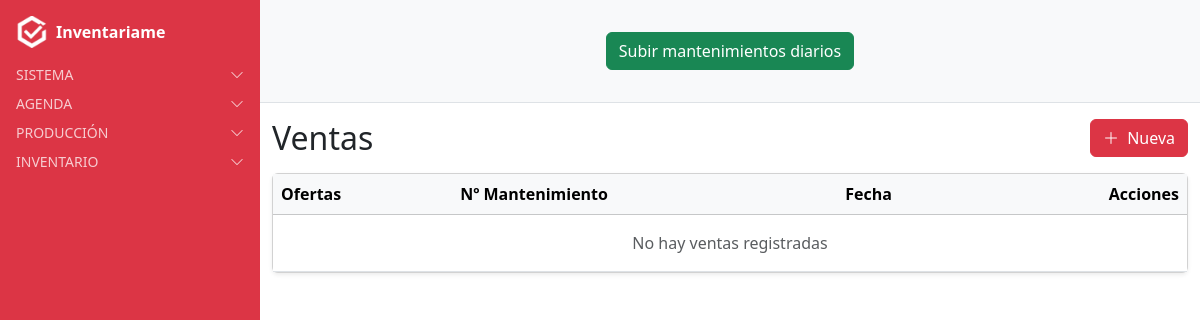
Before: /sales/ventas/ (signed in) with the older database file.
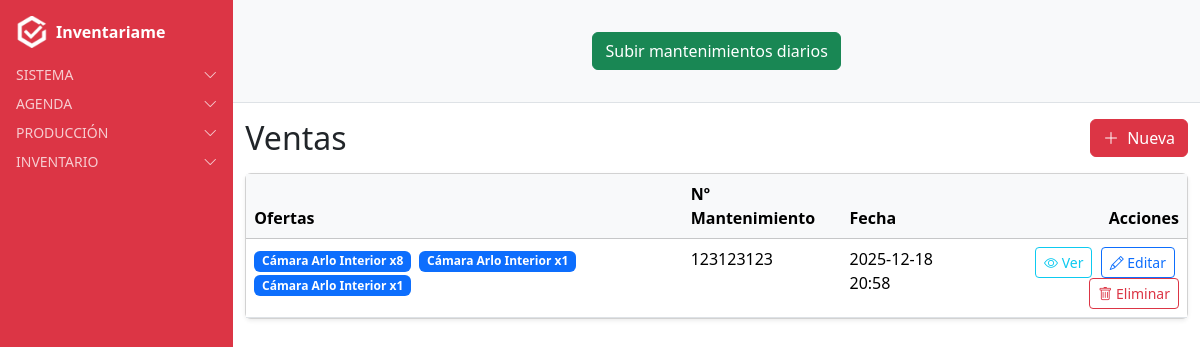
After: the same page with the newer database file.
### sales/models.py (models this page shows, shortened)
class VentaOferta(models.Model):
    venta = models.ForeignKey(Venta, on_delete=models.CASCADE, related_name="venta_ofertas")
    oferta = models.ForeignKey(Oferta, on_delete=models.CASCADE)
    cantidad = models.PositiveIntegerField(default=1)
    class Meta:
        unique_together = ("venta", "oferta")  # ✅ evita duplicados de la misma oferta en una venta

class Venta(models.Model):
    usuario = models.ForeignKey(settings.AUTH_USER_MODEL, on_delete=models.CASCADE)
    fecha = models.DateTimeField(auto_now_add=True)
    ofertas = models.ManyToManyField(Oferta, through="VentaOferta", related_name="ventas")
    mantenimiento_numero = models.IntegerField(null=True, blank=True, help_text="Número de mantenimiento asociado (opcional)")
    ppa = models.BooleanField(default=False, help_text="Marcar si la venta ha convertido PPA")

### oferta/models.py (models this page shows, shortened)
class Oferta(models.Model):
    nombre = models.CharField(max_length=150)
    referencia = models.ForeignKey(
        Referencia,
        on_delete=models.CASCADE,
        related_name="ofertas",
        default=1
    )
    valor = models.IntegerField(
        choices=[(3, "0 + 3"), (4, "0 + 4"), (5, "0 + 5"), (7, "0 + 7"), (10, "0 + 10")],
        help_text="Selecciona uno de los valores permitidos"
    )
    class Meta:
        verbose_name = "Oferta"
        verbose_name_plural = "Ofertas"
        ordering = ["nombre"]

### sales/views.py (the view)
# urls.py: path('ventas/', VentaListView.as_view(), name='venta_list'),
class VentaListView(GroupVisibilityMixin, ListView):
    model = Venta
    template_name = "sales/ventas_list.html"

### users/context_processors.py (called while the page is built)
def alertas_processor(request):
    if not request.user.is_authenticated:
        return {}
    ahora = timezone.now()
    proximas_con_recordatorio = Cita.objects.filter(
        usuario=request.user, recordatorio=True,
        fecha__gte=ahora, fecha__lte=ahora + timedelta(days=1)
    )
    if proximas_con_recordatorio.exists():
        return {"alertas": f"Tienes {proximas_con_recordatorio.count()} cita(s) con recordatorio en 24h"}
    return {}

### users/mixins.py (called while the page is built)
    def get_queryset(self):
        qs = super().get_queryset()
        perfil = getattr(self.request.user, "perfil", None)
        if not perfil:
            return qs.none()
        if perfil.tipo_usuario == "grupo" and perfil.grupo_django:
            return qs.filter(**{f"{self.owner_field_name}__groups": perfil.grupo_django})
        return qs.filter(**{self.owner_field_name: self.request.user})

### templates/sales/ventas_list.html
{% extends "base.html" %}
{% block content_authenticated %}
<div class="d-flex align-items-center justify-content-between mb-3">
  <h2 class="mb-0">Ventas</h2>
  <a class="btn btn-danger" href="{% url 'venta_create' %}">
    <i class="bi bi-plus-lg me-1"></i> Nueva
  </a>
</div>
<div class="card shadow-sm">
  <div class="card-body p-0">
    <table class="table table-hover mb-0">
      <thead class="table-light">
        <tr>
          <th>Ofertas</th>
          <th>Nº Mantenimiento</th>
          <th>Fecha</th>
          <th class="text-end">Acciones</th>
        </tr>
      </thead>
      <tbody>
        {% for obj in object_list %}
        <tr>
          <td>
            {% if obj.venta_ofertas.all %}
              {% for vo in obj.venta_ofertas.all %}
                <span class="badge bg-primary me-1">
                  {{ vo.oferta.nombre }} x{{ vo.cantidad }}
                </span>
              {% endfor %}
            {% else %}
              <span class="text-muted">Sin ofertas</span>
            {% endif %}
          </td>
          <td>
            {% if obj.mantenimiento_numero %}
              {{ obj.mantenimiento_numero }}
            {% else %}
              <span class="text-muted">—</span>
            {% endif %}
          </td>
          <td>{{ obj.fecha|date:"Y-m-d H:i" }}</td>
          <td class="text-end">
            <a href="{% url 'venta_detail' obj.pk %}" class="btn btn-sm btn-outline-info me-1">
              <i class="bi bi-eye"></i> Ver
            </a>
            <a href="{% url 'venta_update' obj.pk %}" class="btn btn-sm btn-outline-primary me-1">
              <i class="bi bi-pencil"></i> Editar
            </a>
            <a href="{% url 'venta_delete' obj.pk %}" class="btn btn-sm btn-outline-danger">
              <i class="bi bi-trash"></i> Eliminar
            </a>
          </td>
        </tr>
        {% empty %}
        <tr>
          <td colspan="4" class="text-center text-muted py-3">No hay ventas registradas</td>
        </tr>
        {% endfor %}
      </tbody>
    </table>
  </div>
</div>
{% endblock %}

### templates/base.html (shortened to what this page needs)
{% load static %}
<!DOCTYPE html>
<html lang="es" data-theme="light">
<head>
  {% include "includes/head.html" %}
</head>
<body class="d-flex">
{% if request.user.is_authenticated %}
  {% include "includes/sidebar.html" %}
  <main class="flex-grow-1">
    {% include "includes/navbar_authenticated.html" %}
    <section class="container py-3">
      {% block content_authenticated %}{% endblock %}
    </section>
  </main>
{% endif %}
</body>
</html>

### templates/includes/head.html (shortened to what this page needs)
{% load static %}
<link href="https://cdn.jsdelivr.net/npm/bootstrap@5.3.2/dist/css/bootstrap.min.css" rel="stylesheet">
<link rel="stylesheet" href="{% static 'css/dashboard.css' %}">
<link rel="stylesheet" href="https://cdn.jsdelivr.net/npm/bootstrap-icons@1.11.1/font/bootstrap-icons.css">

### templates/includes/sidebar.html (shortened to what this page needs)
{% load static %}
<aside id="sidebar" class="sidebar bg-danger text-white p-3">
  <div class="d-flex align-items-center mb-3">
    <a href="{% url 'home' %}" class="d-flex align-items-center text-white text-decoration-none">
      <img src="{% static 'img/logo.png' %}" alt="Logo" class="logo-img me-2 logo-anim">
      <strong class="d-none d-lg-inline">Inventariame</strong>
    </a>
  </div>
  <div class="sidebar-section text-uppercase small opacity-75 mb-2">
    <a class="text-white text-decoration-none d-flex justify-content-between align-items-center"
      data-bs-toggle="collapse" href="#sistemaMenu" role="button" aria-expanded="false" aria-controls="sistemaMenu">
      Sistema <i class="bi bi-chevron-down"></i>
    </a>
  </div>
  <div class="sidebar-section text-uppercase small opacity-75 mb-2">
    <a class="text-white text-decoration-none d-flex justify-content-between align-items-center"
      data-bs-toggle="collapse" href="#agendaMenu" role="button" aria-expanded="false" aria-controls="agendaMenu">
      Agenda <i class="bi bi-chevron-down"></i>
    </a>
  </div>
  <div class="sidebar-section text-uppercase small opacity-75 mb-2">
    <a class="text-white text-decoration-none d-flex justify-content-between align-items-center"
      data-bs-toggle="collapse" href="#produccionMenu" role="button" aria-expanded="false" aria-controls="produccionMenu">
      Producción <i class="bi bi-chevron-down"></i>
    </a>
  </div>
  <div class="sidebar-section text-uppercase small opacity-75 mb-2">
    <a class="text-white text-decoration-none d-flex justify-content-between align-items-center"
      data-bs-toggle="collapse" href="#inventarioMenu" role="button" aria-expanded="false" aria-controls="inventarioMenu">
      Inventario <i class="bi bi-chevron-down"></i>
    </a>
  </div>
</aside>

### templates/includes/navbar_authenticated.html (shortened to what this page needs)
<nav class="navbar bg-light border-bottom px-3 d-flex flex-wrap align-items-center justify-content-between gap-3">
  <div class="w-100 text-center my-4">
    <a href="{% url 'mantenimiento_create' %}?fecha={{ today }}" class="btn btn-success">
      Subir mantenimientos diarios
    </a>
  </div>
</nav>

### templates/includes/scripts.html (shortened to what this page needs)
{% load static %}

### static/css/dashboard.css (style rules this page uses)
.sidebar { width: 260px; min-height: 100vh; transition: transform 0.3s ease; }
.logo-img { height: 32px; max-width: 120px; object-fit: contain; }
@media (min-width: 992px) { #sidebar { transform: none !important; position: static; } }

Changed rows visible on the page:
added Venta: mantenimiento_numero "123123123", fecha "2025-12-18 20:58"
added VentaOferta: oferta.nombre "Cámara Arlo Interior", cantidad "8"
added VentaOferta: oferta.nombre "Cámara Arlo Interior", cantidad "1"
added VentaOferta: oferta.nombre "Cámara Arlo Interior", cantidad "1"
Other visible differences:
text no longer shown: "No hay ventas registradas"
